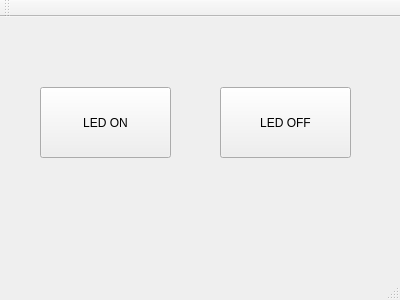
<?xml version="1.0" encoding="UTF-8"?>
<ui version="4.0">
 <class>MainWindow</class>
 <widget class="QMainWindow" name="MainWindow">
  <property name="geometry">
   <rect>
    <x>0</x>
    <y>0</y>
    <width>400</width>
    <height>300</height>
   </rect>
  </property>
  <property name="windowTitle">
   <string>MainWindow</string>
  </property>
  <widget class="QWidget" name="centralWidget">
   <widget class="QPushButton" name="pushButton">
    <property name="geometry">
     <rect>
      <x>40</x>
      <y>70</y>
      <width>131</width>
      <height>71</height>
     </rect>
    </property>
    <property name="text">
     <string>LED ON</string>
    </property>
   </widget>
   <widget class="QPushButton" name="pushButton_2">
    <property name="geometry">
     <rect>
      <x>220</x>
      <y>70</y>
      <width>131</width>
      <height>71</height>
     </rect>
    </property>
    <property name="text">
     <string>LED OFF</string>
    </property>
   </widget>
  </widget>
  <widget class="QMenuBar" name="menuBar">
   <property name="geometry">
    <rect>
     <x>0</x>
     <y>0</y>
     <width>400</width>
     <height>20</height>
    </rect>
   </property>
  </widget>
  <widget class="QToolBar" name="mainToolBar">
   <attribute name="toolBarArea">
    <enum>TopToolBarArea</enum>
   </attribute>
   <attribute name="toolBarBreak">
    <bool>false</bool>
   </attribute>
  </widget>
  <widget class="QStatusBar" name="statusBar"/>
 </widget>
 <layoutdefault spacing="6" margin="11"/>
 <resources/>
 <connections/>
</ui>
